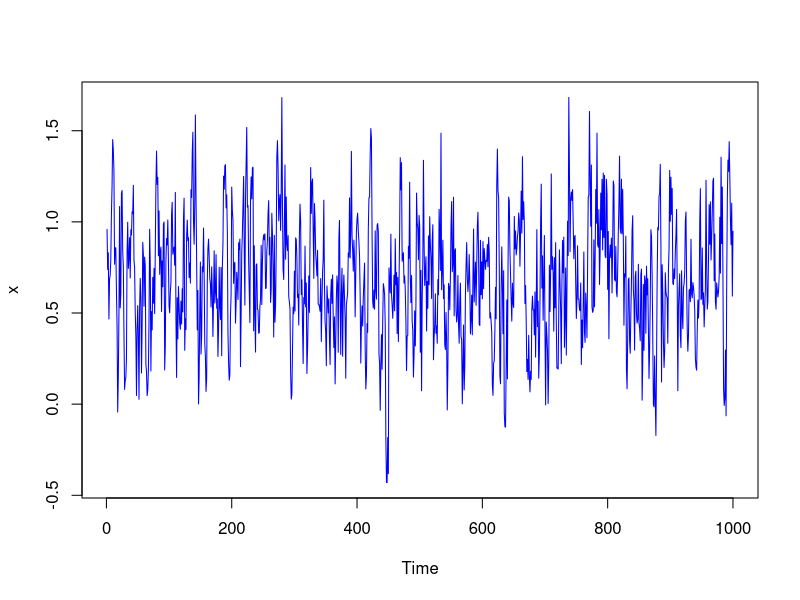
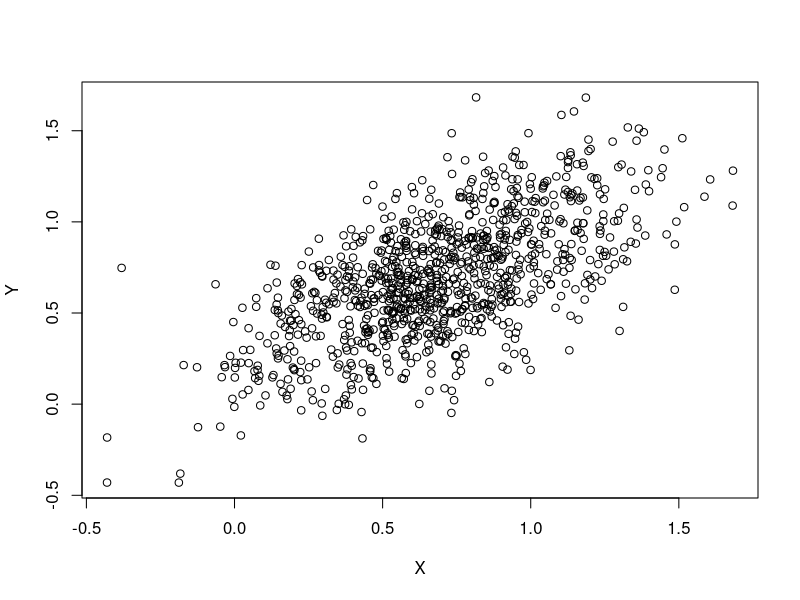

Write the R code that produced these figures, in order.
## ---- chunk 1

## ---- chunk 2
mu=0.25
a=0.65
b=0.25
x=c()
x[1]=0
N=1100
for  (i in 1:N){
  x[i+1]=mu + a*x[i] + b*rnorm(1)
}

x=tail(x,1000)

ts.plot(x,col="blue")
## ---- chunk 3
X=head(x, length(x)-1)
Y=tail(x, length(x)-1)

df=data.frame(X,Y)

plot(Y~X, df)
# creation du modele lineaire

reglin=lm(Y~X)

summary(reglin)




